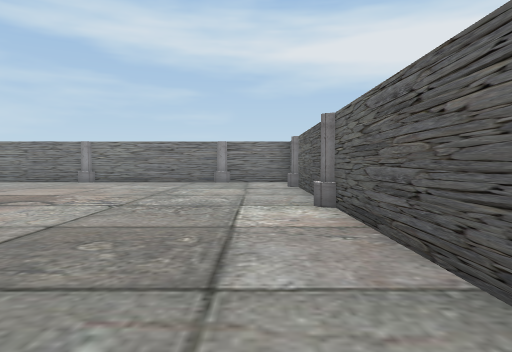
[1] (above)

12 first-person views from a walk through a Unity game level. The camera is 1.4 m above the floor, tilts 2° down and sees 70° across. The floor is counted in squares, 2 m on a side. Each view is taken from the middle of a square. On the plan, view 1 faces up. The plan holds only what a view shows up to about 11 squares ahead; the rest is blank. The place goes on beyond the plan. The player character is not drawn. Some animated figures are not drawn.

[2]
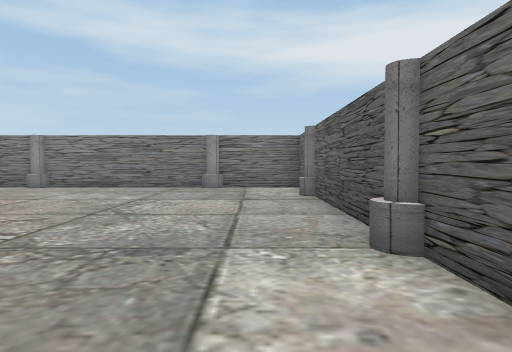

[3]
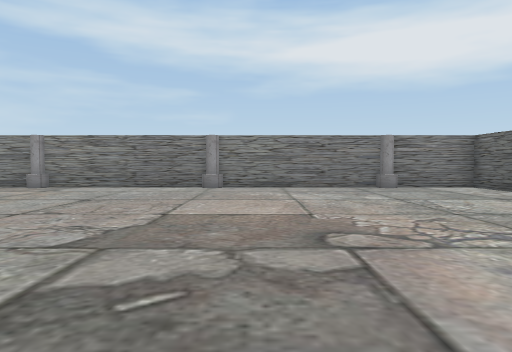

[4]
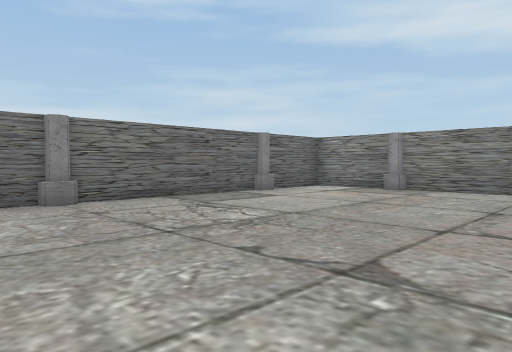

[5]
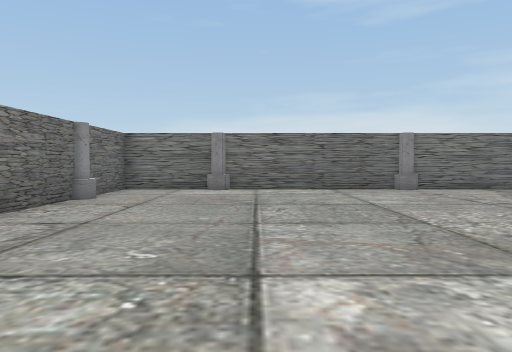

[6]
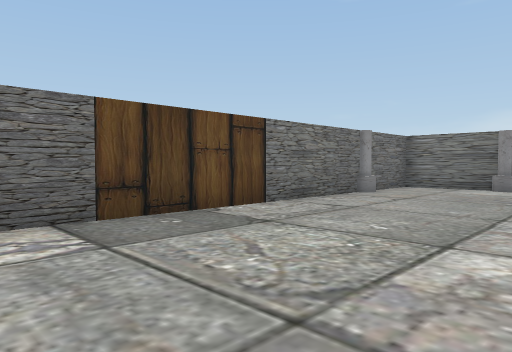

[7]
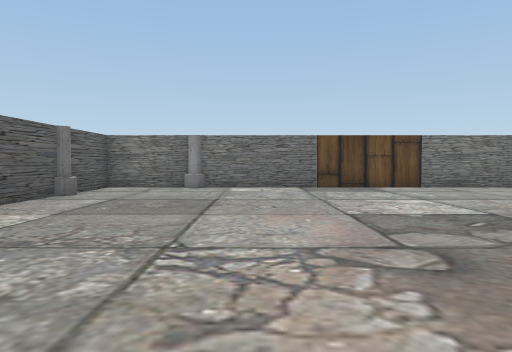

[8]
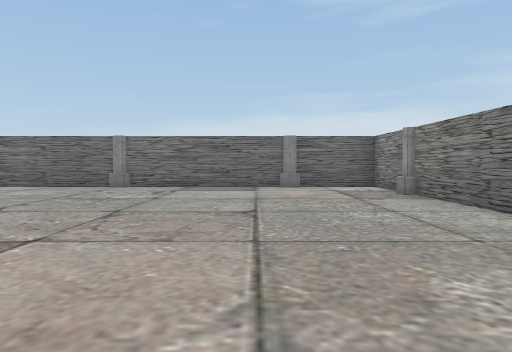

[9]
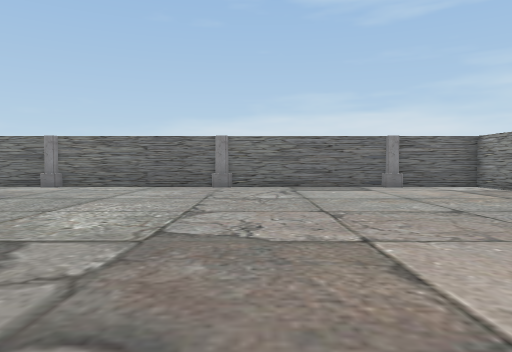

[10]
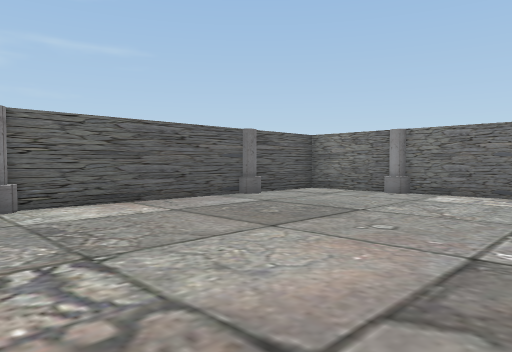

[11]
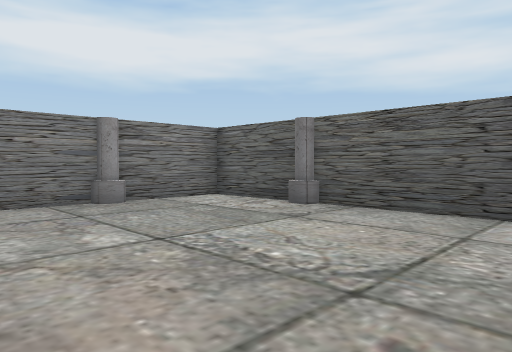

[12]
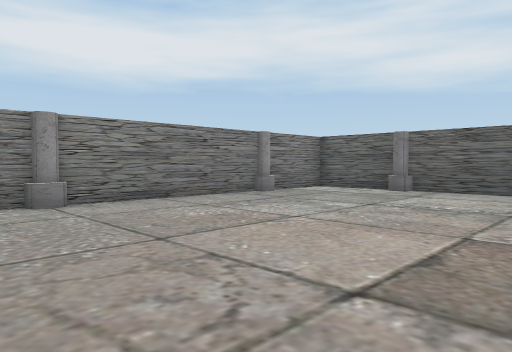

### Floor plan
Points are (right, up) in squares from view 1. A wall is a line through its corners. A room is listed if a view was taken in it or the views show most of it. See-through windows are left out.
Room 1 (views 1, 2, 3, 4, 5, 6, 7, 8, 9, 10, 11, 12)
walls: (1.3, 6.5) (1.3, 10.5); (-6.4, 13.5) (-10.5, 13.5); (1.3, 1.5) (1.3, 5.6); (-1.5, 13.5) (-5.6, 13.5); (1.3, 11.4) (1.3, 13.5) (-0.6, 13.5); (-11.4, 13.5) (-13.7, 13.5) (-13.7, -1.5) (1.3, -1.5) (1.3, 0.6)
objects: other object (-14, 1); other object (-14, 6); other object (-14, 11); other object (-11, -1); other object (-11, 14); other object (-6, 14); other object (-1, -1); other object (-1, 14); other object (1, 1); other object (1, 6); other object (1, 11)

Where each view was taken, in squares from view 1:
view 1: 0 up, 0 right, facing up
view 2: 3 up, 0 right, facing up
view 3: 3 up, 5 left, facing up
view 4: 4 up, 7 left, facing up-left
view 5: 2 up, 4 left, facing left
view 6: 3 up, 3 left, facing down-left
view 7: 9 up, 3 left, facing down
view 8: 10 up, 3 left, facing left
view 9: 7 up, 3 left, facing left
view 10: 7 up, 5 left, facing down-right
view 11: 7 up, 4 left, facing up-right
view 12: 7 up, 8 left, facing up-right
